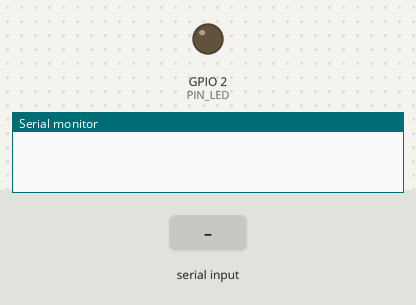
A sketch run on a simulated ESP32. Shown: output pins drawn as LEDs (lit = HIGH), the last lines printed to the serial monitor. Inputs (shaded band) come from the test bench.

Above: at 0.0 s.
At 4.2 s:
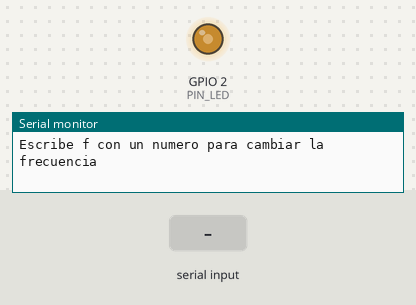
4.3 s: "d90\n" received over Serial
At 4.8 s:
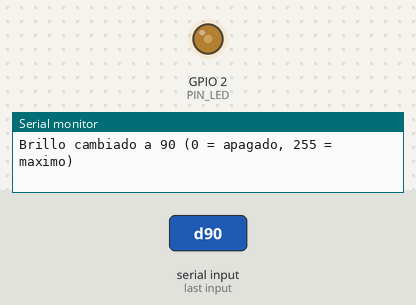
5.8 s: "90,45\n" received over Serial
7.3 s: "f90\n" received over Serial
Timing chart, 0 to 10.3 s (numbered marks = the images above; inputs shaded):
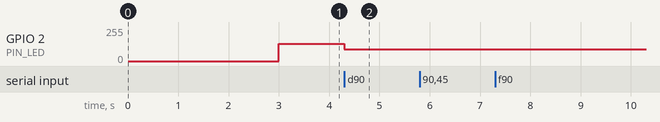

The sketch:

E5.ino
```cpp
const int PIN_LED = 2;
int frecuencia = 5000;
int dutyCycle = 128;

void setup() {
  Serial.begin(115200);
  delay(3000);

  ledcAttach(PIN_LED, frecuencia, 8);
  ledcWrite(PIN_LED, dutyCycle);

  Serial.println("Controla el LED desde aqui");
  Serial.println("Escribe d con un numero del 0 al 255 para cambiar el brillo");
  Serial.println("Escribe f con un numero para cambiar la frecuencia");
}

void loop() {
  if (Serial.available()) {
    String comando = Serial.readStringUntil('\n');
    comando.trim();

    if (comando.startsWith("d")) {
      dutyCycle = constrain(comando.substring(1).toInt(), 0, 255);
      ledcWrite(PIN_LED, dutyCycle);
      Serial.print("Brillo cambiado a ");
      Serial.print(dutyCycle);
      Serial.println(" (0 = apagado, 255 = maximo)");

    } else if (comando.startsWith("f")) {
      frecuencia = comando.substring(1).toInt();
      ledcAttach(PIN_LED, frecuencia, 8);
      ledcWrite(PIN_LED, dutyCycle);
      Serial.print("Frecuencia cambiada a ");
      Serial.print(frecuencia);
      Serial.println(" Hz");

    } else {
      Serial.println("No entendi ese comando. Prueba con d128 o f1000");
    }
  }
}
```

Measured:
- after the input at 4.3 s, GPIO 2 (PIN_LED): 128/255 → 90/255 at once
